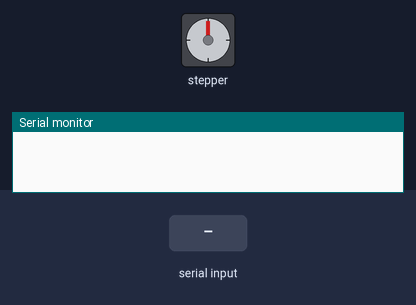
Bench run of a sketch on a simulated Arduino Uno, built with avr-gcc and run on an emulated ATmega328P. Parts: stepper motor, the last lines printed to the serial monitor. The inputs (shaded band) are chosen by the test bench. Stepper angles assume 2048 steps per turn.

Above: at 1.2 s.
1.3 s: "90,45\n" received over Serial
At 2.8 s:
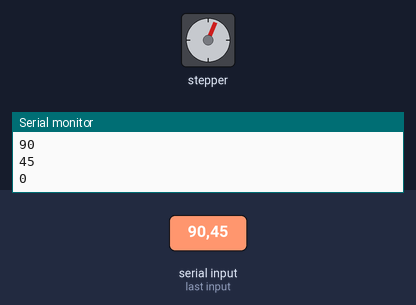
3.1 s: "30,150\n" received over Serial
At 4.8 s:
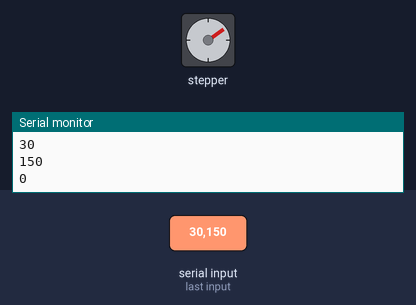
5.1 s: "200\n" received over Serial
At 6.8 s:
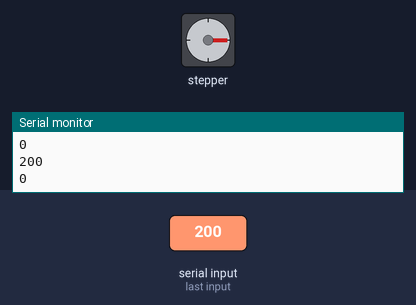
7.1 s: "90\n" received over Serial
At 7.6 s:
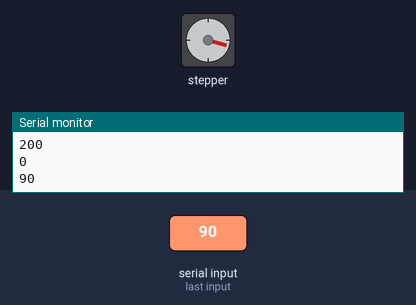
8.8 s: "90,45\n" received over Serial
At 10.3 s:
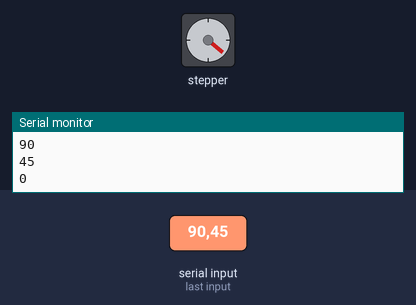
10.6 s: "30,150\n" received over Serial
At 11.7 s:
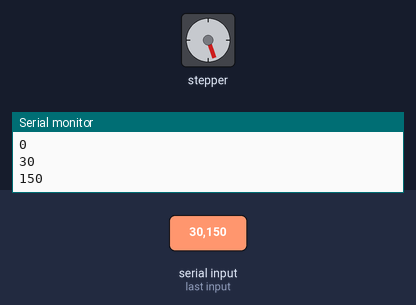
Timing chart, 0 to 13.6 s (numbered marks = the images above; inputs shaded):
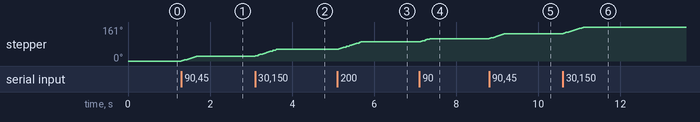

The sketch:

value_from_serial.ino
```cpp
/*
 * Code adapted from stepper_oneRevolution from the Stepper library, Tom Igoe
 */
#include <Stepper.h>

// change this to the number of steps on your motor
#define STEPS 2048

// create an instance of the stepper class, specifying
// the number of steps of the motor and the pins it's
// attached to
Stepper stepper(STEPS, 8, 10, 9, 11);
long steps;

void setup() {
  stepper.setSpeed(10);
  Serial.begin(9600);
}

void loop() {
  stepsMove();
}

void stepsMove() {
  if (Serial.available()) {
    steps = Serial.parseInt();
    Serial.println(steps);
    stepper.step(steps);
  }
}
```

Measured:
- after the input at 1.3 s, stepper: turns 23° clockwise in 0.37 s, starting at once
- after the input at 3.1 s, stepper: turns 32° clockwise in 0.51 s, starting at once
- after the input at 5.1 s, stepper: turns 35° clockwise in 0.57 s, starting at once
- after the input at 7.1 s, stepper: turns 16° clockwise in 0.25 s, starting at once
- after the input at 8.8 s, stepper: turns 24° clockwise in 0.39 s, starting at once
- after the input at 10.6 s, stepper: turns 31° clockwise in 0.51 s, starting at once
